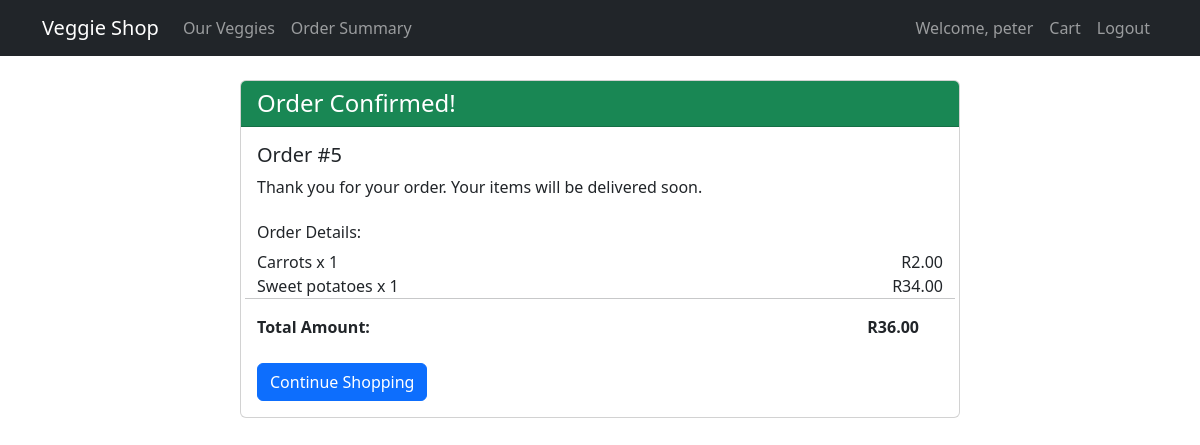
The app's page /order/confirmation/5/ (signed in) with its own data.
### cart/models.py (models this page shows, shortened)
class Order(models.Model):
    user = models.ForeignKey(User, on_delete=models.CASCADE)
    date_ordered = models.DateTimeField(auto_now_add=True)
    total_amount = models.DecimalField(max_digits=10, decimal_places=2)
    complete = models.BooleanField(default=False)

class OrderItem(models.Model):
    order = models.ForeignKey(Order, related_name='items', on_delete=models.CASCADE)
    vegetable = models.ForeignKey(Vegetable, on_delete=models.CASCADE)
    quantity = models.IntegerField(default=1)
    price = models.DecimalField(max_digits=10, decimal_places=2)

class Vegetable(models.Model):
    name = models.CharField(max_length=100)
    price = models.DecimalField(max_digits=6, decimal_places=2)  # Changed from price_per_kg
    description = models.TextField()
    image = models.ImageField(upload_to='vegetables/', blank=True, null=True)

### cart/views.py (the view)
# urls.py: path('order/confirmation/<int:order_id>/', views.order_confirmation, name='order_confirmation'),
@login_required
def order_confirmation(request, order_id):
    order = get_object_or_404(Order, id=order_id, user=request.user)
    return render(request, 'cart/order_confirmation.html', {'order': order})

### cart/templates/cart/order_confirmation.html
{% extends "base.html" %}
{% block content %}
<div class="container">
    <div class="row justify-content-center">
        <div class="col-md-8">
            <div class="card">
                <div class="card-header bg-success text-white">
                    <h4 class="mb-0">Order Confirmed!</h4>
                </div>
                <div class="card-body">
                    <h5>Order #{{ order.id }}</h5>
                    <p>Thank you for your order. Your items will be delivered soon.</p>
                    <h6 class="mt-4">Order Details:</h6>
                    <div class="row">
                        {% for item in order.items.all %}
                        <div class="col-6">{{ item.vegetable.name }} x {{ item.quantity }}</div>
                        <div class="col-6 text-end">R{{ item.price }}</div>
                        {% endfor %}
                        <hr>
                        <div class="row">
                            <div class="col-6"><strong>Total Amount:</strong></div>
                            <div class="col-6 text-end"><strong>R{{ order.total_amount }}</strong></div>
                        </div>
                    </div>
                    <div class="mt-4">
                        <a href="{% url 'vegetable_list' %}" class="btn btn-primary">Continue Shopping</a>
                    </div>
                </div>
            </div>
        </div>
    </div>
</div>
{% endblock %}

### cart/templates/base.html (shortened to what this page needs)
<!DOCTYPE html>
<html lang="en">
<head>
    <link href="https://cdn.jsdelivr.net/npm/bootstrap@5.3.0/dist/css/bootstrap.min.css" rel="stylesheet">
</head>
<body>
    <nav class="navbar navbar-expand-lg navbar-dark bg-dark">
        <div class="container">
            <a class="navbar-brand" href="{% url 'home' %}">Veggie Shop</a>
            <div class="collapse navbar-collapse" id="navbarNav">
                <ul class="navbar-nav me-auto">
                    <li class="nav-item">
                        <a class="nav-link" href="{% url 'vegetable_list' %}">Our Veggies</a>
                    </li>
                    {% if user.is_staff %}
                    <li class="nav-item">
                        <a class="nav-link" href="{% url 'vegetable_summary' %}">Order Summary</a>
                    </li>
                    {% endif %}
                </ul>
                <ul class="navbar-nav ms-auto">
                    {% if user.is_authenticated %}
                        <li class="nav-item">
                            <span class="nav-link">Welcome, {{ user.username }}</span>
                        </li>
                        <li class="nav-item">
                            <a class="nav-link" href="{% url 'cart' %}">Cart</a>
                        </li>
                        <li class="nav-item">
                            <form method="post" action="{% url 'logout' %}" class="d-inline">
                                <button type="submit" class="btn btn-link nav-link">Logout</button>
                            </form>
                        </li>
                    {% endif %}
                </ul>
            </div>
        </div>
    </nav>
    <div class="container mt-4">
        {% block content %}{% endblock %}
    </div>
</body>
</html>

### records on screen
Order: id "5", total_amount "36.00"
OrderItem: vegetable.name "Carrots", quantity "1", price "2.00"
OrderItem: vegetable.name "Sweet potatoes", quantity "1", price "34.00"

### other values on screen
{{ user.username }} "peter"
